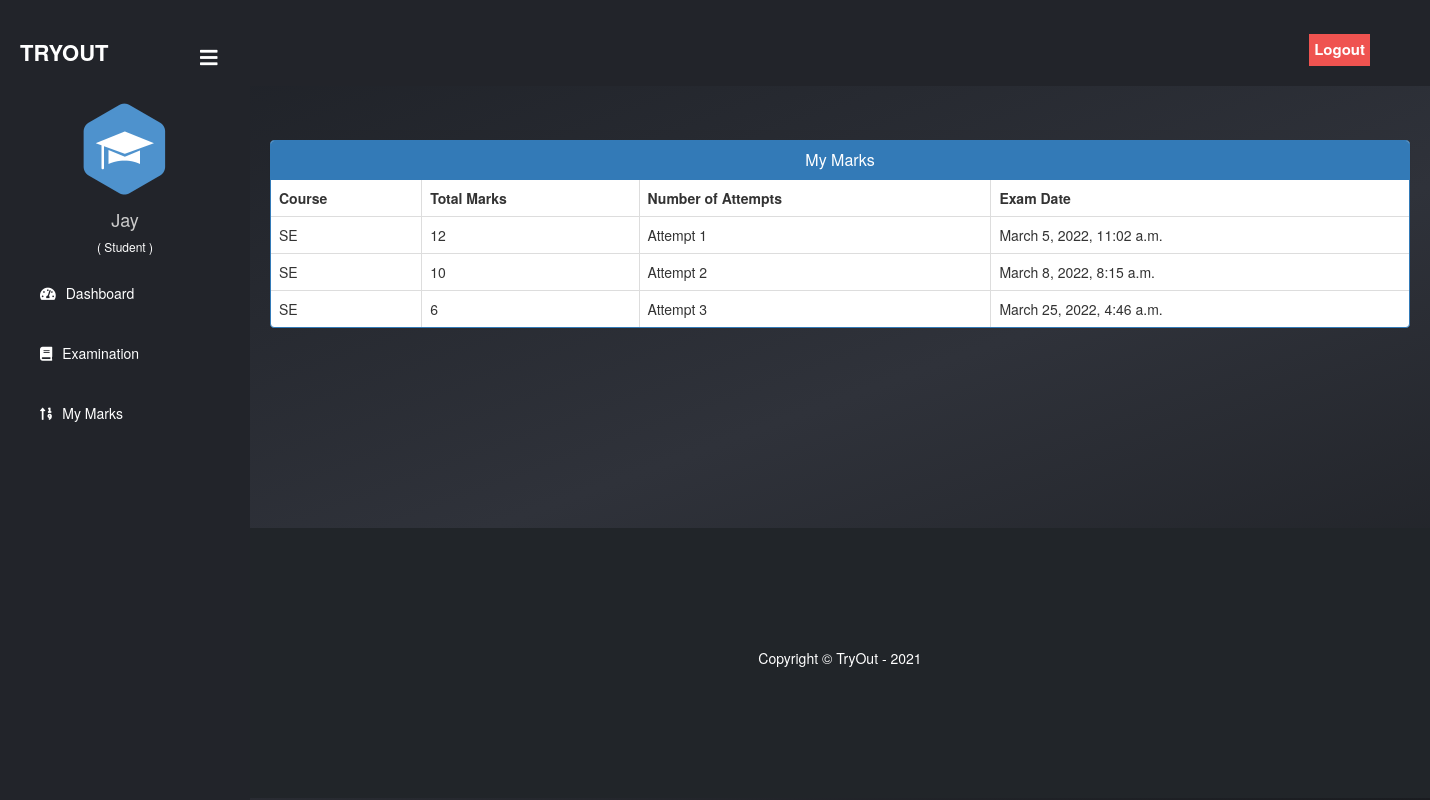
The page /student/check-marks/3 (signed in) on the database its author committed.
### exam/models.py (models this page shows)
class Result(models.Model):
    student = models.ForeignKey(Student,on_delete=models.CASCADE)
    exam = models.ForeignKey(Course,on_delete=models.CASCADE)
    marks = models.PositiveIntegerField()
    date = models.DateTimeField(auto_now=True)

class Course(models.Model):
   course_name = models.CharField(max_length=50)
   question_number = models.PositiveIntegerField()
   total_marks = models.PositiveIntegerField()
   def __str__(self):
        return self.course_name

### student/views.py (the view)
# urls.py: path('check-marks/<int:pk>', views.check_marks_view,name='check-marks'),
@login_required(login_url='studentlogin')
@user_passes_test(is_student)
def check_marks_view(request,pk):
    course=QMODEL.Course.objects.get(id=pk)
    student = models.Student.objects.get(user_id=request.user.id)
    results= QMODEL.Result.objects.all().filter(exam=course).filter(student=student)
    return render(request,'student/check_marks.html',{'results':results})

### student/views.py (called while the page is built)
def is_student(user):
    return user.groups.filter(name='STUDENT').exists()

### templates/student/check_marks.html (shortened to what this page needs)
{% extends 'student/studentbase.html' %}
{% block content %}
{%load static%}
<head>
  <link href="//netdna.bootstrapcdn.com/bootstrap/3.0.0/css/bootstrap.min.css" rel="stylesheet" id="bootstrap-css">
</head>
<br><br>
<div class="container">
  <div class="panel panel-primary">
    <div class="panel-heading">
      <h6 class="panel-title">My Marks</h6>
    </div>
    <table class="table table-hover table-bordered" id="dev-table">
      <thead>
        <tr>
          <th>Course</th>
          <th>Total Marks</th>
          <th>Number of Attempts</th>
          <th>Exam Date</th>
        </tr>
      </thead>
      {% for t in results %}
      <tr>
        <td> {{t.exam}}</td>
        <td> {{t.marks}}</td>
        <td>Attempt {{ forloop.counter }}</td>
        <td> {{t.date}}</td>
      </tr>
      {% endfor %}
    </table>
  </div>
</div>
<br><br><br><br><br><br>
{% endblock content %}

### templates/student/studentbase.html (shortened to what this page needs)
<!DOCTYPE html>
{% load static %}
<html lang="en" dir="ltr">
<head>
  <link rel="stylesheet" href="https://cdnjs.cloudflare.com/ajax/libs/font-awesome/5.12.1/css/all.min.css">
</head>
<body>
  <header>
    <label for="check">
      <i style="left: 200px;margin-top: 17px;" class="fas fa-bars" id="sidebar_btn"></i>
    </label>
    <div class="left_area">
      <h3>TryOut</h3>
    </div>
    <div class="right_area">
      <a href="/logout" class="logout_btn" style="border-radius:0px;">Logout</a>
    </div>
  </header>
  <div class="sidebar">
    <center>
      <img src="{% static "image/student.png" %}" class="profile_image" alt="">
      <h4>{{request.user.first_name}}</h4>
      <h6 style="color: rgb(255, 255, 255);">( Student )</h6>
    </center>
    <a href="/student/student-dashboard"><i class="fas fa-tachometer-alt"></i><span>Dashboard</span></a>
    <a href="/student/student-exam"><i class="fas fa-book"></i><span>Examination</span></a>
    <a href="/student/student-marks"><i class="fas fa-sort-numeric-up"></i><span>My Marks</span></a>
  </div>
  <div class="content">
    <br><br><br><br><br>
    {% block content %}
    {% endblock content %}
    <br><br><br>
    {% include "exam/footer.html" %}
  </div>
</body>
</html>

### templates/student/studentbase.html (style rules this page uses)
a:link { text-decoration: none; }
body { margin: 0; padding: 0; font-family: "Gill Sans", sans-serif; ; }
header { position: fixed; background: #22242A; padding: 20px; width: 100%; z-index: 1; }
.left_area h3 { color: #fff; margin: 0px; text-transform: uppercase; font-size: 22px; font-weight: 900; }
.logout_btn { padding: 5px; background: #ef5350; text-decoration: none; float: right; margin-top: -30px; margin-right: 40px; border-radius: 2px; font-size: 15px; font-weight: 600; color: #fff; transition: 0.5s; }
.sidebar { background: #22242A; margin-top: 70px; padding-top: 30px; position: fixed; left: 0; width: 250px; height: 100%; transition: 0.5s; transition-property: left; }
.sidebar .profile_image { width: 100px; height: 100px; border-radius: 100px; margin-bottom: 10px; }
.sidebar h4 { color: #ccc; margin-top: 0; }
.sidebar a { color: #fff; display: block; width: 100%; line-height: 60px; text-decoration: none; padding-left: 40px; box-sizing: border-box; transition: 0.5s; }
.sidebar i { padding-right: 10px; }
label #sidebar_btn { z-index: 1; color: #fff; position: fixed; cursor: pointer; left: 300px; font-size: 20px; margin: 5px 0; transition: 0.5s; transition-property: color; }
.content { margin-left: 250px; background: linear-gradient(160deg, #1e2127 0%, #2f323a 50%, #1a1c20 100%); background-position: center; background-size: cover; height: 100vh; transition: 0.5s; }

### templates/student/check_marks.html (style rules this page uses)
a:link { text-decoration: none; }
h6 { text-align: center; }

### rows shown on the page
Result: exam "SE", marks "12", date "March 5, 2022, 11:02 a.m."
Result: exam "SE", marks "10", date "March 8, 2022, 8:15 a.m."
Result: exam "SE", marks "6", date "March 25, 2022, 4:46 a.m."

### other values the page prints
{{ request.user.first_name }} "Jay"
